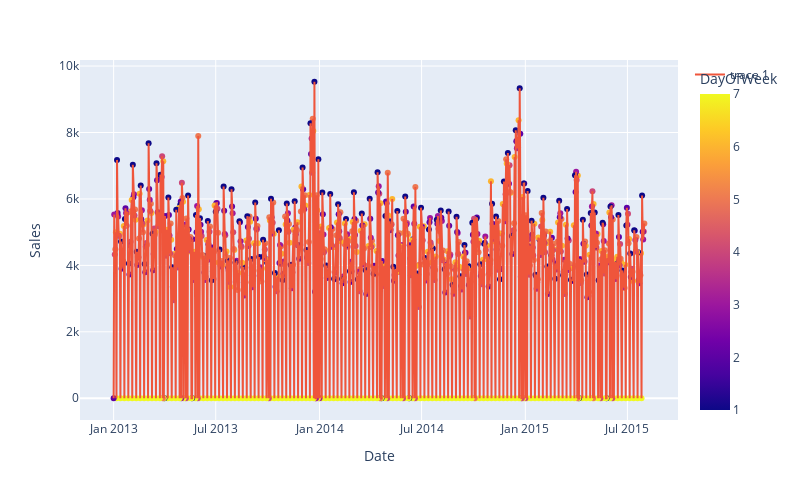

The code cell stored with this chart in its notebook:
### Code cell
fig = px.scatter(sales[sales.Store==1], x="Date", y="Sales", color='DayOfWeek', width=800, height=500 )
fig = fig.add_trace(go.Line(x=sales.loc[sales.Store==1, 'Date'], y=sales[sales.Store==1].Sales, mode='lines'))
fig.show()

### Figure 1 — Plotly figure (JSON) as saved in the notebook; plotly's stock layout.template omitted (floating-point values rounded to 4 significant figures; data arrays with more than 128 entries replaced by an {"elided": "..."} marker saying what was removed)
{"data": [{"hovertemplate": "Date=%{x}<br>Sales=%{y}<br>DayOfWeek=%{marker.color}<extra></extra>", "legendgroup": "", "marker": {"color": {"elided": "942 int values"}, "coloraxis": "coloraxis", "symbol": "circle"}, "mode": "markers", "name": "", "orientation": "v", "showlegend": false, "type": "scatter", "x": {"elided": "942 str values"}, "xaxis": "x", "y": {"elided": "942 int values"}, "yaxis": "y"}, {"mode": "lines", "type": "scatter", "x": {"elided": "942 str values"}, "y": {"elided": "942 int values"}}], "layout": {"coloraxis": {"colorbar": {"title": {"text": "DayOfWeek"}}, "colorscale": [[0, "#0d0887"], [0.1111, "#46039f"], [0.2222, "#7201a8"], [0.3333, "#9c179e"], [0.4444, "#bd3786"], [0.5556, "#d8576b"], [0.6667, "#ed7953"], [0.7778, "#fb9f3a"], [0.8889, "#fdca26"], [1, "#f0f921"]]}, "height": 500, "legend": {"tracegroupgap": 0}, "margin": {"t": 60}, "width": 800, "xaxis": {"anchor": "y", "autorange": true, "domain": [0, 1], "range": ["2012-11-02 06:48:33.6027", "2015-09-28 17:11:26.3973"], "title": {"text": "Date"}, "type": "date"}, "yaxis": {"anchor": "x", "autorange": true, "domain": [0, 1], "range": [-654.8, 10180.0], "title": {"text": "Sales"}, "type": "linear"}}}
